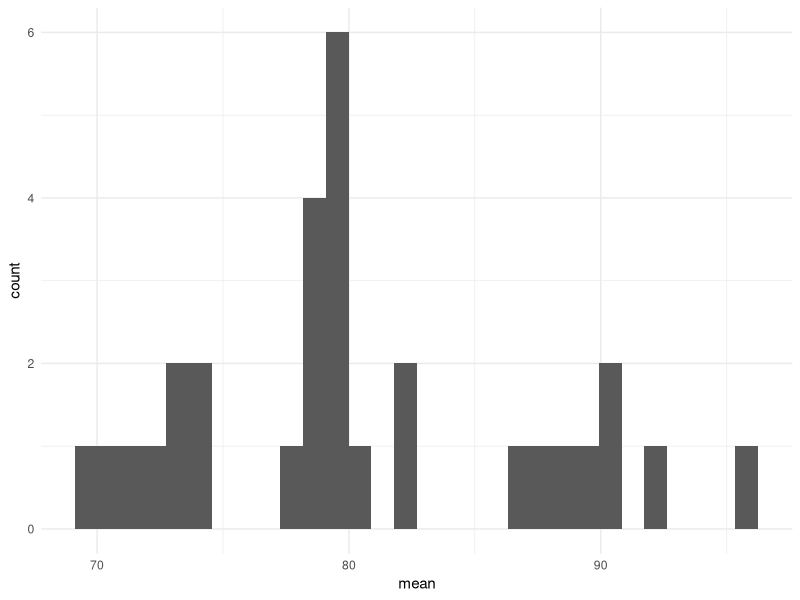

This figure's R source:
# Load the tidyverse package
# This will provide us with functions like `tibble`, `gather`, `group_by`, `summarise`, `ggplot`, etc.
library(tidyverse)

# Input the values of the samples

sample_1 <- c(83.2, 82.6, 82.6, 82.6, 93.2, 94, 94, 48.5, 33.6, 33.6)
sample_2 <- c(48.8, 86.5, 67.5, 84.5, 97.6, 92, 60.7, 108, 84.3, 58.5)
sample_3 <- c(128, 53.7, 70.9, 75.2, 84.9, 91.2, 70.2, 82, 88.8, 82)
sample_4 <- c(122, 54, 101, 93.2, 89.4, 64.9, 68.3, 97.7, 77.7, 123)
sample_5 <- c(92.2, 82, 97.7, 48.5, 94, 70.6, 105, 60.7, 65.1, 82.3)
sample_6 <- c(91.2, 110, 57.7, 48.4, 122, 65.5, 86.5, 62.7, 62.7, 85.6)
sample_7 <- c(87.5, 72.8, 84.8, 56.5, 64.9, 42.2, 62.8, 54.1, 84.4, 89.7)
sample_8 <- c(78.8, 48.5, 54, 70.4, 43.8, 65.5, 78.8, 43.8, 113, 123)
sample_9 <- c(89.5, 125, 94, 92.4, 70, 99, 111, 96.9, 64.2, 63.7)
sample_10 <- c(102, 90.8, 110, 123, 79.4, 77.9, 82.3, 92.6, 90.8, 113)
sample_11 <- c(86.6, 83, 58.9, 101, 54.9, 96.8, 84.8, 60.4, 84, 83.3)
sample_12 <- c(63.7, 102, 84.3, 54.1, 71.6, 122, 40.8, 63.7, 84.4, 90.9)
sample_13 <- c(123, 93.5, 68.3, 97.3, 53.1, 50.2, 130, 48.5, 56.5, 65.1)
sample_14 <- c(109, 85.6, 54.9, 62.7, 30.3, 87.1, 94, 111, 54.1, 54.3)
sample_15 <- c(109, 44.2, 99.3, 58.5, 77, 86.2, 125, 128, 79.1, 98.2)
sample_16 <- c(41.8, 122, 70.6, 86.3, 83.7, 84.3, 82.9, 41.3, 72.7, 98.2)
sample_17 <- c(63.7, 89.8, 101, 70.2, 68.4, 77.9, 105, 53.1, 112, 55.8)
sample_18 <- c(48.8, 86.5, 67.5, 84.5, 97.6, 92, 60.7, 108, 84.3, 58.5)
sample_19 <- c(92.6, 82.3, 57.1, 57.1, 82, 62.7, 62.7, 82, 82, 77)
sample_20 <- c(67, 64.5, 87.8, 84.5, 43.8, 67.2, 30.3, 107, 85.2, 67.2)
sample_21 <- c(66.8, 85.6, 123, 109, 97.7, 89.7, 51.9, 48.5, 81.7, 51.9)
sample_22 <- c(97.1, 85.2, 118, 56.5, 91.2, 91.8, 59.3, 111, 93.2, 75.9)
sample_23 <- c(111, 64.4, 137, 82.3, 94, 64.9, 39, 75.2, 91.2, 63.8)
sample_24 <- c(97.7, 50.2, 78.8, 119, 109, 119, 40.8, 72.8, 97.1, 102)
sample_25 <- c(58.9, 79.8, 91.8, 56.5, 46.1, 84.4, 71.2, 71.2, 86.2, 70.6)
sample_26 <- c(75.8, 73.8, 57.7, 129, 101, 71.2, 137, 135, 60.3, 77)
sample_27 <- c(56.5, 52.3, 99.3, 107, 75.9, 89.2, 70, 84.3, 66.8, 93.5)
sample_28 <- c(28.3, 90.8, 39, 82.3, 89.5, 58.1, 120, 74.7, 28.8, 117)
sample_29 <- c(97.7, 85.4, 91.1, 54.1, 109, 102, 82, 90.8, 63.7, 92.3)
sample_30 <- c(101, 68.3, 62.8, 65.5, 75.8, 93.8, 81.7, 72.8, 63.4, 109)

# Create a table with the samples and an id column

data <- tibble(
  sample_1, sample_2, sample_3, sample_4, sample_5,
  sample_6, sample_7, sample_8, sample_9, sample_10,
  sample_11, sample_12, sample_13, sample_14, sample_15,
  sample_16, sample_17, sample_18, sample_19, sample_20,
  sample_21, sample_22, sample_23, sample_24, sample_25,
  sample_26, sample_27, sample_28, sample_29, sample_30
) |>
  gather(key = "sample", value = "value")

data # Look at the table

# Calculate the mean of each sample

sample_means <- data |>
  group_by(sample) |>
  summarise(mean = mean(value))

sample_means # Look at the means
#
# # Plot the sampling distribution
#
ggplot(sample_means, mapping = aes(x = mean)) +
  geom_histogram() +
  theme_minimal()
